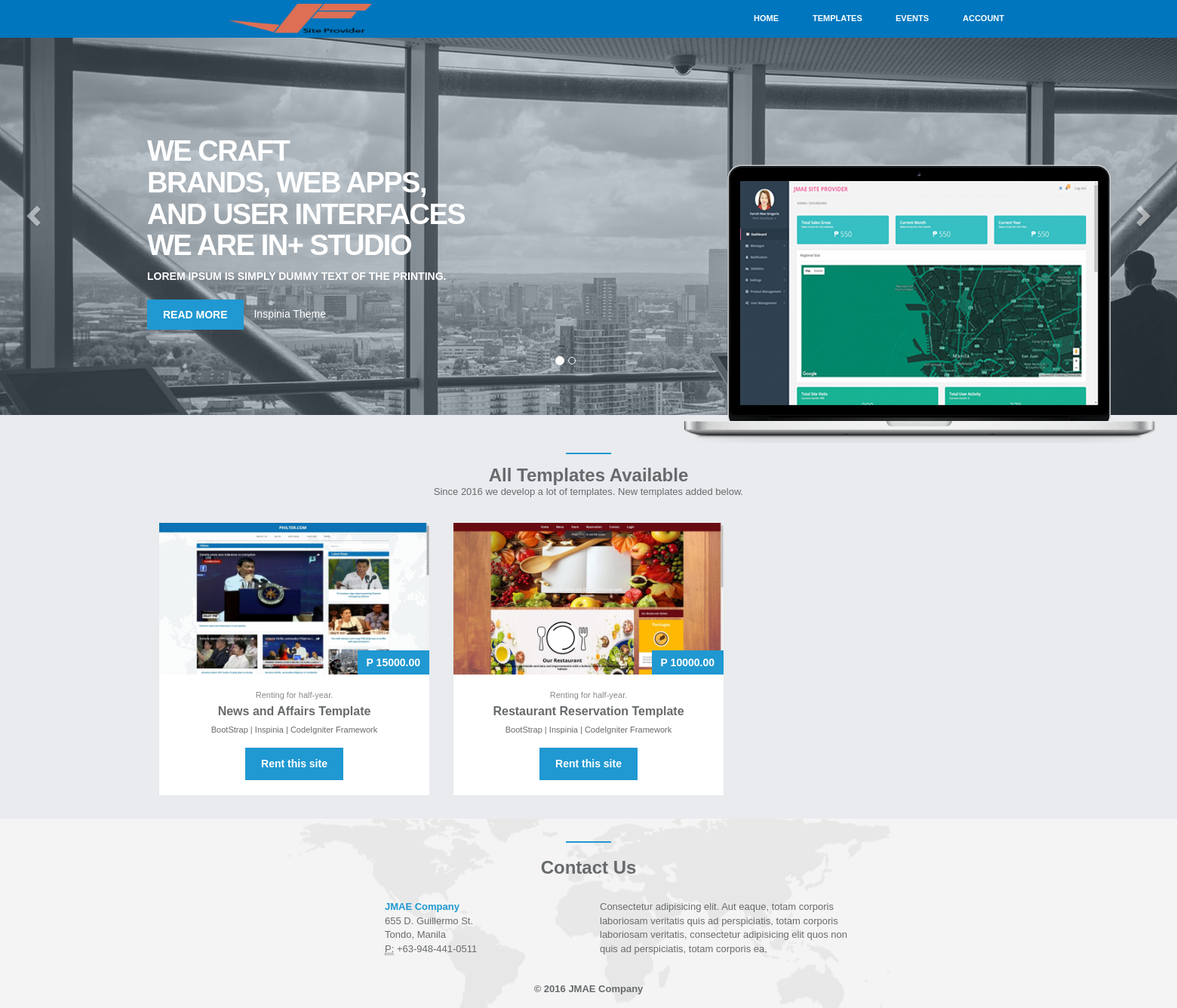
/index.php/templates, run on the app's committed database.
### tables this page shows
CREATE TABLE `templates` (
  `NO` int(11) NOT NULL,
  `TEMPLATENAME` varchar(500) NOT NULL,
  `TEMPLATECATEGORY` varchar(500) NOT NULL,
  `DESCRIPTION` varchar(5000) NOT NULL,
  `LIBRARYUSE` varchar(500) NOT NULL,
  `PRICE` double(8,2) NOT NULL,
  `CURRENTOWNER` varchar(1000) NOT NULL,
  `DATEUPLOADED` varchar(100) NOT NULL,
  `IMAGEURL` varchar(500) NOT NULL,
  `DELETION` int(11) NOT NULL,
  `AVAILABILITY` int(11) NOT NULL
);

### application/controllers/Templates.php (called while the page is built, shortened)
<?php
class Templates extends CI_Controller {
	public function __construct()
    {
        $this->curpage = "Templates";
        $this->load->model('Templates_model');
    }
	public function index()
	{
		if ( $this->session->userdata('account_type') == "User" || $this->session->userdata('account_type') == "" ) {
			$details = array (
				'get_all_available_templates'		=>	$this->Templates_model->get_all_available_templates()
			);
			$data['content']	=	$this->load->view('user/templatescontent', $details, TRUE);
			$data['curpage']	= 	$this->curpage;
			$this->load->view('template', $data);
		} else {
			redirect('/admin');
		}
	}
}

### index.php (called while the page is built, shortened)
<?php
require_once BASEPATH.'core/CodeIgniter.php';

### application/models/Templates_model.php (called while the page is built, shortened)
<?php
class Templates_model extends CI_Model
{
	public $table			=	"templates";
	public $dbno			=	"NO";
	public $deletion		= 	"DELETION";
	public $availability	=	"AVAILABILITY";
	public function get_all_available_templates()
	{
		$row = $this->db->where($this->deletion, "0")
						->where($this->availability, "1")
						->order_by($this->dbno, "ASC")
						->get($this->table);
		return $row->result();
	}
}

### application/views/user/templatesavailable.php (the view, shortened to what this page needs)
<div class=" margin-top-fifty">
    <div class="container">
        <h2 class="no-margin padding-top text-bold">
        </h2>
        <div>
            Since 2016 we develop a lot of templates. New templates added below.
        </div>
        <div class="row padding-top-bottom">
            <div class="col-md-12">
                <div class="row">
                    <?php
                        if ( !empty($get_all_available_templates) ) {
                            foreach ( $get_all_available_templates as $gaat ) :
                    ?>
                    <div class="col-md-4 padding-top">
                        <div class="ibox-content product-box">
                            <div>
                                <img src="<?php echo base_url(); ?>public/img/template/<?php echo $gaat->IMAGEURL; ?>" class="img-responsive" />
                            </div>
                            <div class="product-desc">
                                <span class="product-price">
                                    P <?php echo $gaat->PRICE; ?>
                                </span>
                                <small class="text-muted">Renting for half-year.</small>
                                <div href="#" class="product-name"> <?php echo $gaat->TEMPLATENAME; ?></div>
                                <div class="small m-t-xs">
                                    <?php echo $gaat->LIBRARYUSE; ?>
                                </div>
                                <div class="m-t text-righ">
                                    <a href="#" class="btn btn-xs btn-outline btn-primary">Rent this site</i> </a>
                                </div>
                            </div>
                        </div>
                    </div>
                    <?php
                            endforeach;
                        }
                    ?>
                </div>
            </div>
        </div>
    </div>
</div>

### public/css/styles.css (style rules this page uses)
body { background-color: #E9EBEE; font-family: "Lucida Grande", "Lucida Sans Unicode", "Lucida Sans", Geneva, Verdana, sans-serif; }
.no-margin { margin: 0px; }
.margin-top-fifty { margin-top: 50px; }
.padding-top { padding-top: 15px; }
.padding-top-bottom { padding-top: 15px; padding-bottom: 15px; }
.text-bold { font-weight: bolder; }

### data on the page
templates: IMAGEURL (picture), PRICE "15000.00", TEMPLATENAME "News and Affairs Template", LIBRARYUSE "BootStrap | Inspinia | CodeIgniter Framework"
templates: IMAGEURL (picture), PRICE "10000.00", TEMPLATENAME "Restaurant Reservation Template", LIBRARYUSE "BootStrap | Inspinia | CodeIgniter Framework"
